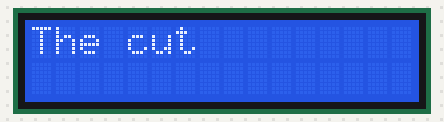
A sketch run on a simulated Arduino Uno, built with avr-gcc and run on an emulated ATmega328P. Shown: 16×2 character LCD.

Above: at 2.03 s.
At 4.0 s:
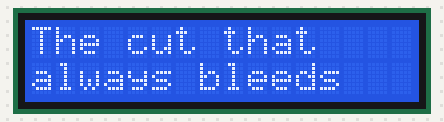
At 16.1 s:
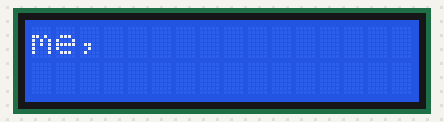
At 17.6 s:
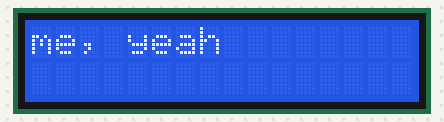
At 30.0 s:
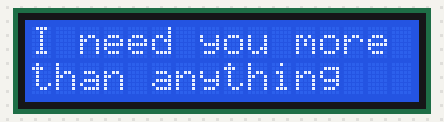
At 35.2 s:
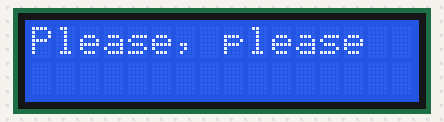

The sketch:

thecutthatalwaysbleed-lyrics.ino
```cpp
#include <Wire.h>
#include <LiquidCrystal_I2C.h>

LiquidCrystal_I2C lcd(0x27, 16, 2);

struct WordTiming {
  unsigned long timeMs;
  const char* word;
};

const WordTiming lyrics[] = {
  { 200, "The" },
  { 420, "cut" },
  { 880, "that" },
  { 1280, "always" },
  { 2600, "bleeds" },
  { 12230, "But" },
  { 13010, "even" },
  { 13390, "though" },
  { 13990, "you're" },
  { 14210, "killing" },
  { 14690, "me," },
  { 16150, "yeah" },
  { 19370, "I" },
  { 19510, "need" },
  { 20130, "you" },
  { 20390, "like" },
  { 21010, "the" },
  { 21590, "air" },
  { 21930, "I" },
  { 21990, "breath" },
  { 23230, "I" },
  { 23450, "need," },
  { 23770, "I" },
  { 23910, "need" },
  { 24490, "you" },
  { 24750, "more" },
  { 25190, "than" },
  { 25430, "me" },
  { 26410, "I" },
  { 26850, "need" },
  { 27140, "you" },
  { 27390, "more" },
  { 28050, "than" },
  { 28590, "anything" },
  { 30200, "Please," },
  { 33720, "please" }
};

const int totalWords = sizeof(lyrics) / sizeof(lyrics[0]);
int currentWordIndex = 0;
unsigned long startPlaybackTime = 0;

uint8_t currentCol = 0;
uint8_t currentRow = 0;

void printFittedWord(const char* word) {
  int len = strlen(word);
  bool isCapital = (word[0] >= 'A' && word[0] <= 'Z');

  if (isCapital && (currentCol > 0 || currentRow > 0)) {
    lcd.clear();
    currentRow = 0;
    currentCol = 0;
  }
  else if (currentCol > 0 && (currentCol + 1 + len > 16)) {
    if (currentRow == 0) {
      currentRow = 1;
      currentCol = 0;
    } else {
      lcd.clear();
      currentRow = 0;
      currentCol = 0;
    }
  }

  if (currentCol > 0) {
    lcd.setCursor(currentCol, currentRow);
    lcd.print(" ");
    currentCol++;
  }

  lcd.setCursor(currentCol, currentRow);
  lcd.print(word);
  currentCol += len;
}

void setup() {
  lcd.init();
  lcd.backlight();
  lcd.clear();
  lcd.setCursor(0, 0);
  lcd.print("@rence.szkyrob");
  delay(1300);
  lcd.clear();
  startPlaybackTime = millis();
}

void loop() {
  unsigned long elapsed = millis() - startPlaybackTime;
  if (currentWordIndex < totalWords) {
    if (elapsed >= lyrics[currentWordIndex].timeMs) {
      printFittedWord(lyrics[currentWordIndex].word);
      currentWordIndex++;
    }
  }
}
```

Measured:
- what the display in image 0 shows lasts 0.5 s, from 1.8 s to 2.3 s
- what the display in image 1 shows lasts 9.6 s, from 4.0 s to 13.6 s
- what the display in image 2 shows lasts 1.4 s, from 16.1 s to 17.5 s
- what the display in image 3 shows lasts 3.3 s, from 17.5 s to 20.8 s
- what the display in image 4 shows lasts 1.6 s, from 30.0 s to 31.6 s
